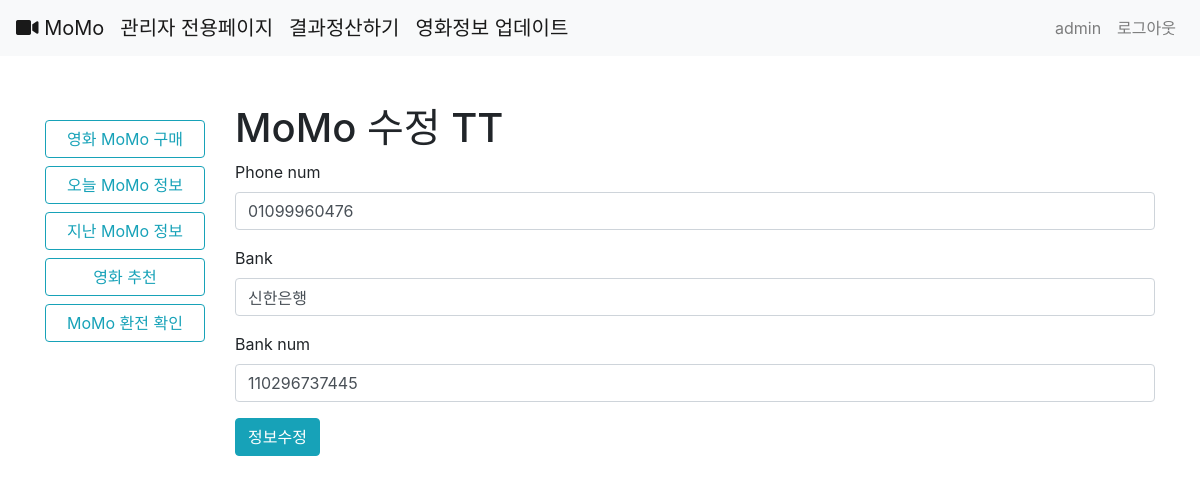
Page /accounts/2/update/ (signed in) on the committed database.
### accounts/models.py (models this page shows)
class User(AbstractUser):
    points = models.PositiveIntegerField(default=0)

class Profile(models.Model):
    phone_num = models.CharField(max_length=50, blank=True)
    bank = models.CharField(max_length=20,blank=True)
    bank_num = models.CharField(max_length=20,blank=True)
    user = models.OneToOneField(settings.AUTH_USER_MODEL, on_delete=models.CASCADE)

### accounts/views.py (the view)
# urls.py: path('<int:user_id>/update/', views.user_update, name='user_update'),
@login_required
def user_update(request, user_id):
    user = get_user_model().objects.get(pk=user_id)
    profile = Profile.objects.get(user=user.id)
    if request.method == 'POST':
        form = ProfileForm(request.POST, instance=profile)
        if form.is_valid():
            form.save()
        return redirect('accounts:user_detail',user.id)
    form = ProfileForm(instance=profile)
    context={
        'form':form,
    }
    return render(request, 'accounts/forms.html', context)

### accounts/forms.py
class ProfileForm(forms.ModelForm):
    class Meta:
        model = Profile
        fields = ['phone_num', 'bank','bank_num']

### accounts/templates/accounts/forms.html (shortened to what this page needs)
{% extends 'base.html' %}
{% load bootstrap4 %}
{% block body %}
{% if flag == 'one' %}
<h1 >Welcome To MoMo TT</h1>
{% else %}
  {% if flag == 'two' %}
  <h1>MoMo 로그인 TT</h1>
  {% else %}
  <h1>MoMo 수정 TT</h1>
  {% endif %}
{% endif %}
<form method="POST">
    {% bootstrap_form form %}
    {% if flag == 'one' %}
    {% buttons %}
    <button type="submit" class="btn btn-info">회원가입</button>
    {% endbuttons %}
    {% else %}
    {% if flag == 'two' %}
    {% buttons %}
    <button type="submit" class="btn btn-info">로그인</button>
    {% endbuttons %}
    {% else %}
    <button type="submit" class="btn btn-info">정보수정</button>
    {% endif %}
    {% endif %}
</form>
{% endblock %}

### bob/templates/nav.html (shortened to what this page needs)
<nav class="navbar navbar-expand-lg navbar-light bg-light">
  <a class="navbar-brand" href="{% url 'movies:list' %}">
    <i class="fas fa-video"></i>
    MoMo
  </a>
  {% if user.is_authenticated %}
  {% if user.is_superuser %}
  <a class="navbar-brand" href="/admin/">
      관리자 전용페이지
  </a>
  <a class="navbar-brand" href="{% url 'accounts:calculate' %}">
      결과정산하기
  </a>
  <a class="navbar-brand" href="{% url 'movies:getdata' %}">
      영화정보 업데이트
  </a>
  {% endif %}
  {% endif %}
  <div class="collapse navbar-collapse" id="navbarNav">
    <ul class="navbar-nav ml-auto">
      {% if user.is_authenticated %}
      {% if not user.is_superuser %}
      <li class="nav-item">
        <a class="nav-link" tabindex="-1" aria-disabled="true">{{ user }}님 포인트 {{ user.points }} MoMo</a>
      </li>
      <li class="nav-item">
        <a class="nav-link" href="{% url 'accounts:user_detail' user.id %}" tabindex="-1" aria-disabled="true">마이페이지</a>
      </li>
      {% else %}
      <li class="nav-item">
        <a class="nav-link" tabindex="-1" aria-disabled="true">{{ user }}</a>
      </li>
      {% endif %}
      <li class="nav-item">
        <a class="nav-link" href="{% url 'accounts:logout' %}">로그아웃</a>
      </li>
      {% endif %}
    </ul>
  </div>
</nav>

### rows in the picture
User: username "admin"
Profile: phone_num "01099960476", bank "신한은행", bank_num "110296737445"
